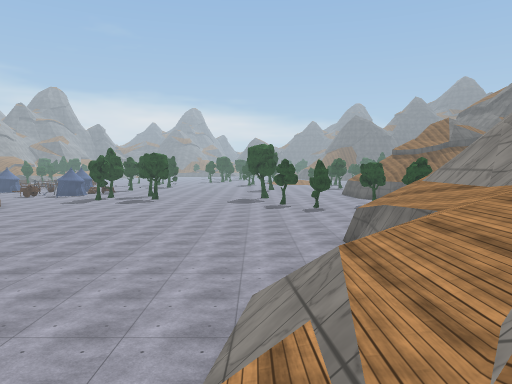
View 1 (above)

24 first-person views from a walk through a Unity game level. The camera is 1.3 m above the floor, tilts 4° down and sees 70° across. The floor is counted in squares, 2 m on a side. Each view is taken from the middle of a square. On the plan, view 1 faces up. The plan holds only what a view shows up to about 11 squares ahead; the rest is blank. The place goes on beyond the plan. Some animated figures are not drawn. Surface patterns are stand-ins for the level's own textures.

View 2
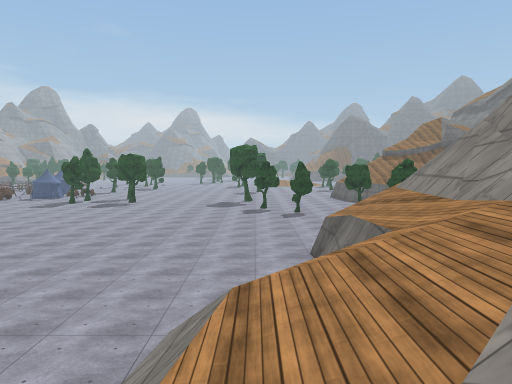

View 3
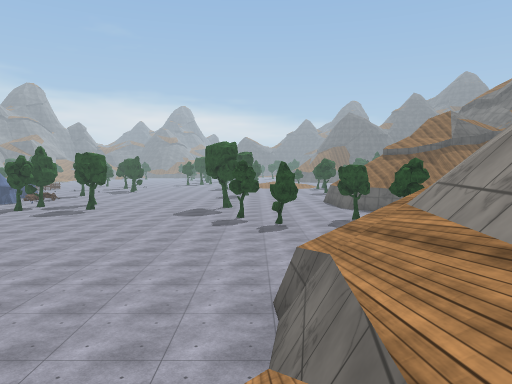

View 4
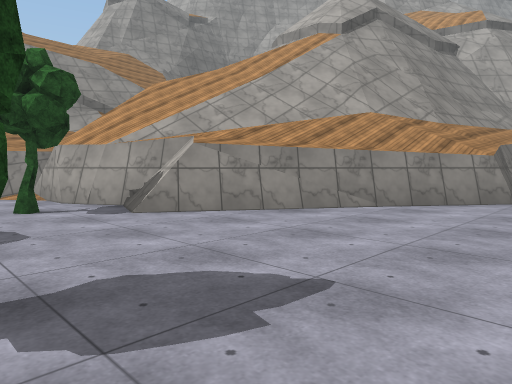

View 5
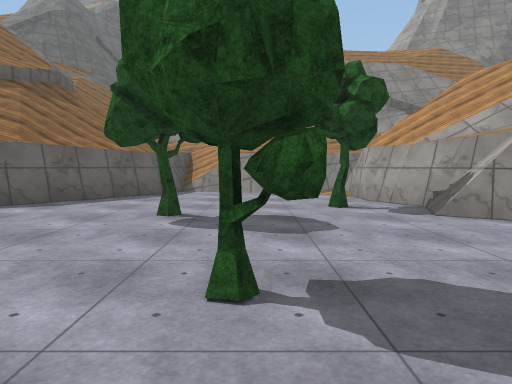

View 6
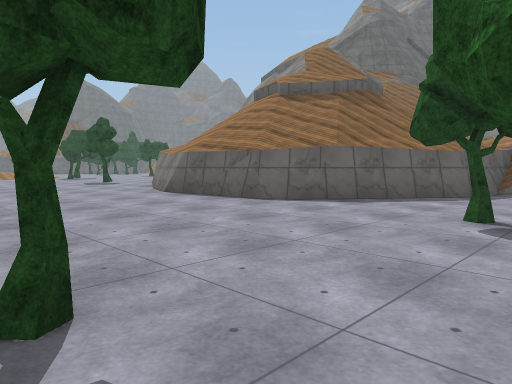

View 7
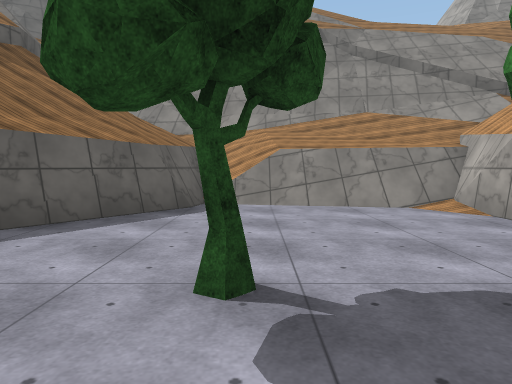

View 8
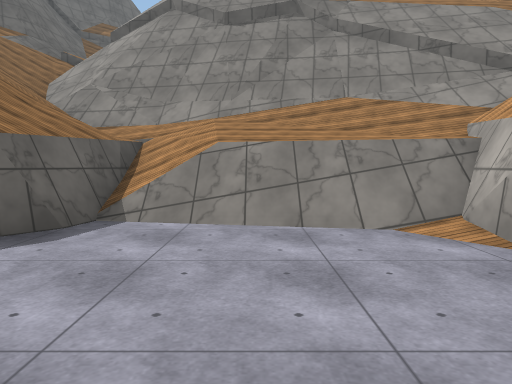

View 9
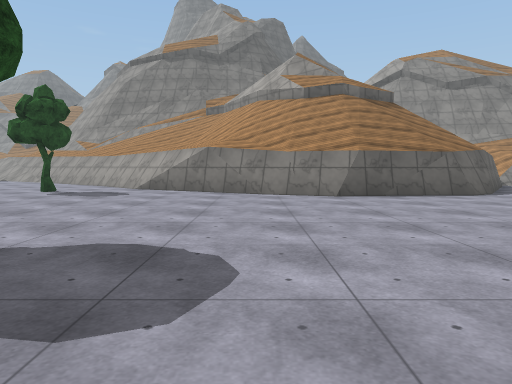

View 10
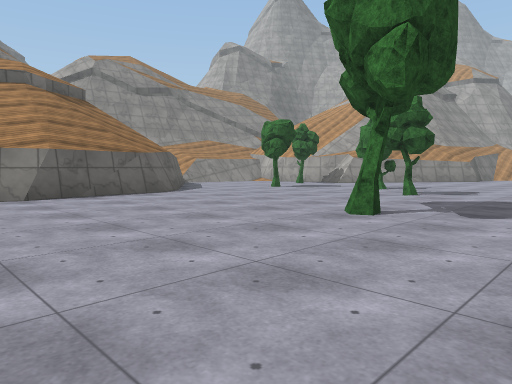

View 11
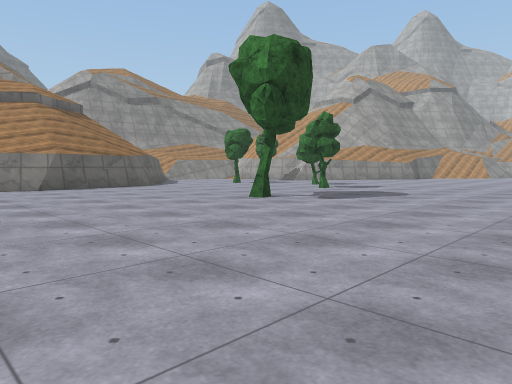

View 12
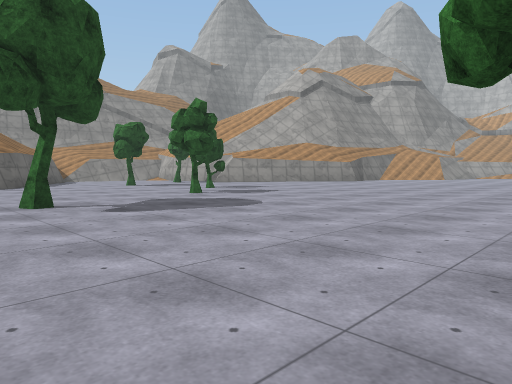

View 13
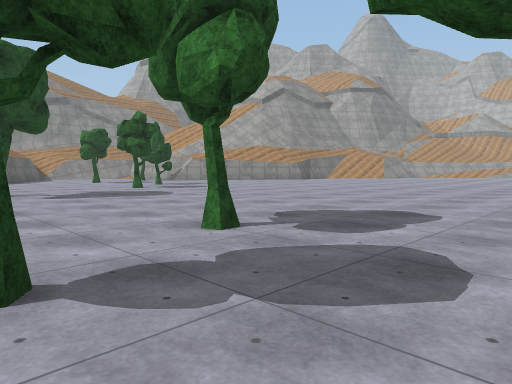

View 14
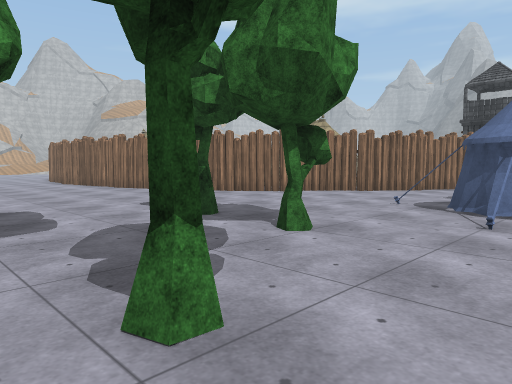

View 15
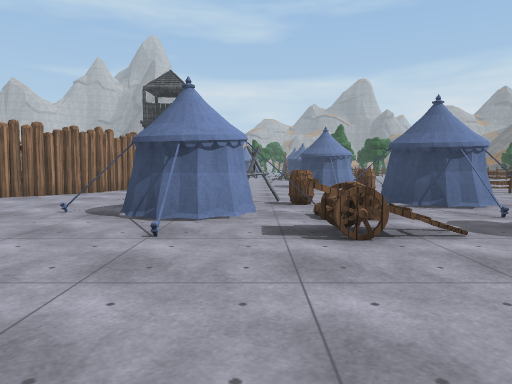

View 16
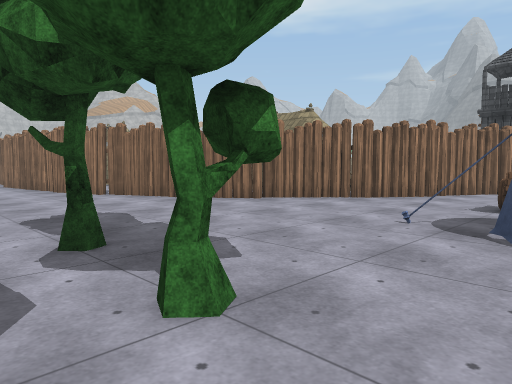

View 17
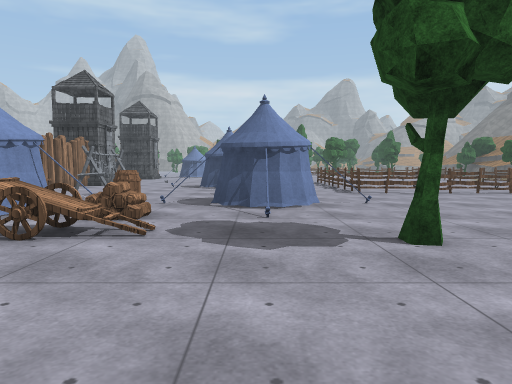

View 18
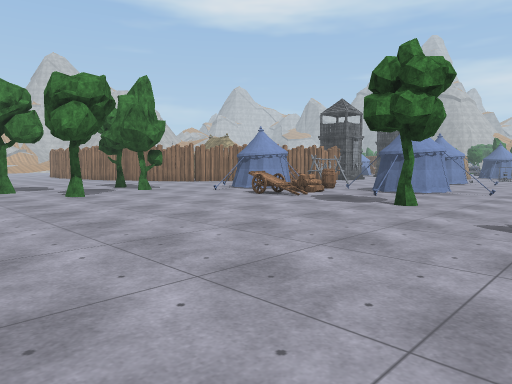

View 19
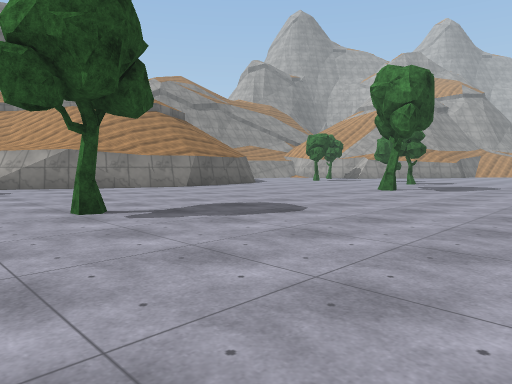

View 20
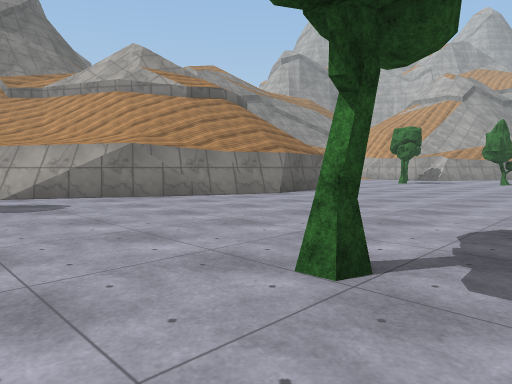

View 21
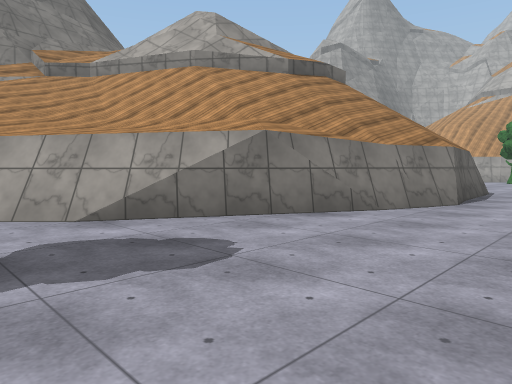

View 22
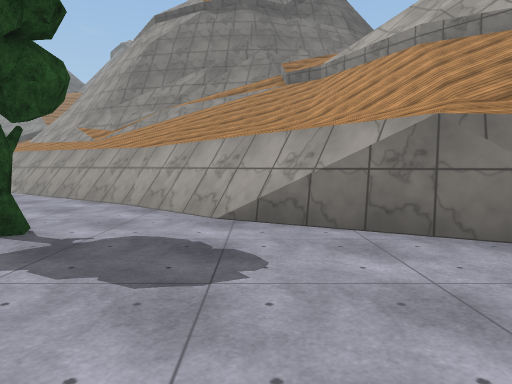

View 23
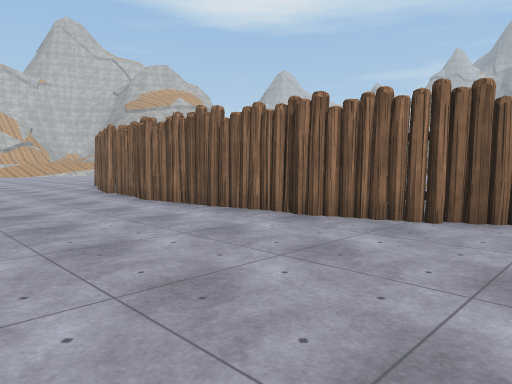

View 24
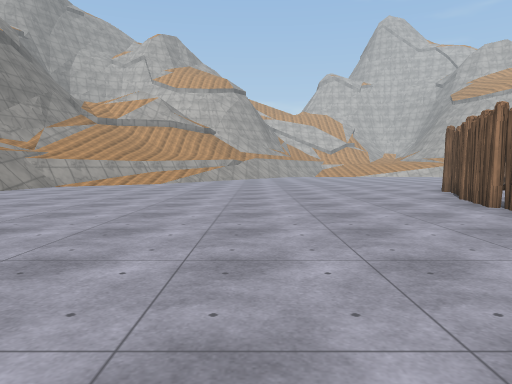

### Floor plan
Key: @ floor where view 1 was taken; # wall or solid block; . floor; / step, stairs or slope; = window, fence, low wall or low ledge; ^ raised ledge; v drop or lower ground; T tree; E tent; F fence; B barrel; L log; W wagon; R rack; C cart; O other object.
Columns run from 18 left of view 1 to 17 right of it. Each row starts with its distance up from view 1.
 32  .F....    ..............T..##///#
 31  OF........................##////=
 30 O..................T....../#/////=^
 29  ...EE..T.................#/////^^
 28 E  B E...................#/////^^^^
 27 EE...E...................#///^#  ^
 26 E....BLLW...............////^# ^=
 25 ...RR E.................#///^
 24  ...  #E...T............v//^      //
 23 ...CC.E..T..............v///^^^#////
 22 F........T.........T.....#//////////
 21  FF......T..T............=//////=#==
 20   FF.......................#////###v
 19   ##FF.............T.......=v==/=^ v
 18    # F..................T...////=^vv
 17    #  F..............T......////^^v
 16       F..................T..////#vv
 15       FF.................=v#////^v/
 14        F................##///#//#//
 13        F...............#//// //=///
 12        F..............#/////  /=///
 11        F..............//////    ///
 10        F.............#//////
  9        F.............//////
  8        F............//=////
  7        F............//#==#
  6       FF........... //####
  5       F.........../ //##
  4       F...........////#
  3       ............///
  2                   =/
  1                   //
  0                   @

Where each view was taken, in squares from view 1:
view 1: 0 up, 0 right, facing up
view 2: 1 up, 1 right, facing up
view 3: 4 up, 2 right, facing up
view 4: 17 up, 1 right, facing down-right
view 5: 17 up, 1 right, facing right
view 6: 17 up, 1 right, facing up-right
view 7: 18 up, 4 right, facing right
view 8: 17 up, 6 right, facing right
view 9: 27 up, 2 left, facing right
view 10: 27 up, 2 left, facing down-right
view 11: 28 up, 5 left, facing down-right
view 12: 24 up, 6 left, facing down-right
view 13: 24 up, 9 left, facing down-right
view 14: 25 up, 6 left, facing down-left
view 15: 25 up, 7 left, facing left
view 16: 24 up, 8 left, facing down-left
view 17: 28 up, 7 left, facing left
view 18: 32 up, 4 left, facing down-left
view 19: 32 up, 4 left, facing down-right
view 20: 32 up, 0 right, facing down-right
view 21: 32 up, 4 right, facing down-right
view 22: 30 up, 4 right, facing right
view 23: 17 up, 7 left, facing down-left
view 24: 14 up, 7 left, facing down
